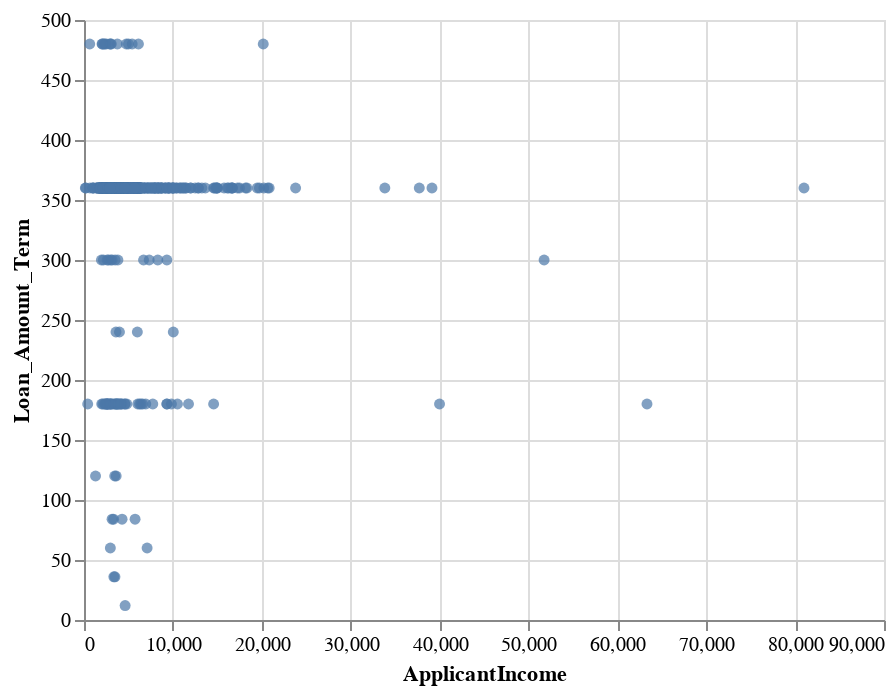

Write notebook code for a chart like this one.
### Code cell
import altair as alt
from vega_datasets import data

source = df.copy()

alt.Chart(source).mark_circle().encode(
    x=alt.X('ApplicantIncome', scale=alt.Scale(zero=False)),
    y='Loan_Amount_Term',
)

### Figure 1 — Vega-Lite specification as saved in the notebook (floating-point values rounded to 4 significant figures; data arrays with more than 128 entries replaced by an {"elided": "..."} marker saying what was removed)
{"config": {"view": {"continuousWidth": 400, "continuousHeight": 300}}, "data": {"name": "data-2f4a6919b66b1fd2ec23340351d04dd8"}, "mark": "circle", "encoding": {"x": {"field": "ApplicantIncome", "scale": {"zero": false}, "type": "quantitative"}, "y": {"field": "Loan_Amount_Term", "type": "quantitative"}}, "$schema": "https://vega.github.io/schema/vega-lite/v4.17.0.json", "datasets": {"data-2f4a6919b66b1fd2ec23340351d04dd8": {"elided": "614 records"}}}
